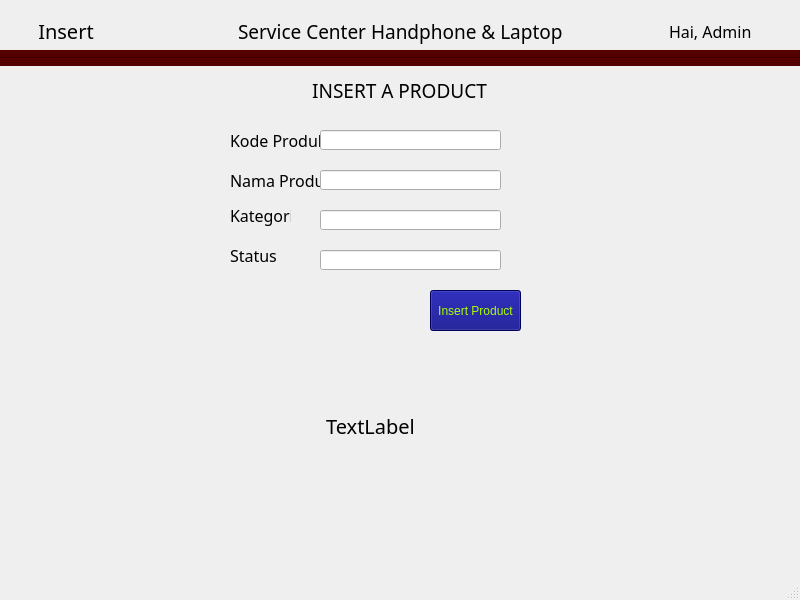
<?xml version="1.0" encoding="UTF-8"?>
<ui version="4.0">
 <class>Insert_Product</class>
 <widget class="QMainWindow" name="Insert_Product">
  <property name="geometry">
   <rect>
    <x>0</x>
    <y>0</y>
    <width>800</width>
    <height>600</height>
   </rect>
  </property>
  <property name="windowTitle">
   <string>MainWindow</string>
  </property>
  <widget class="QWidget" name="centralwidget">
   <widget class="QWidget" name="layoutWidget">
    <property name="geometry">
     <rect>
      <x>0</x>
      <y>10</y>
      <width>801</width>
      <height>42</height>
     </rect>
    </property>
    <layout class="QHBoxLayout" name="horizontalLayout">
     <item>
      <widget class="QLabel" name="label_3">
       <property name="font">
        <font>
         <family>Lucida Calligraphy</family>
         <pointsize>15</pointsize>
        </font>
       </property>
       <property name="text">
        <string>Insert</string>
       </property>
       <property name="alignment">
        <set>Qt::AlignCenter</set>
       </property>
      </widget>
     </item>
     <item>
      <spacer name="horizontalSpacer_2">
       <property name="orientation">
        <enum>Qt::Horizontal</enum>
       </property>
       <property name="sizeType">
        <enum>QSizePolicy::Fixed</enum>
       </property>
       <property name="sizeHint" stdset="0">
        <size>
         <width>100</width>
         <height>20</height>
        </size>
       </property>
      </spacer>
     </item>
     <item>
      <widget class="QLabel" name="label_2">
       <property name="font">
        <font>
         <family>Imprint MT Shadow</family>
         <pointsize>14</pointsize>
        </font>
       </property>
       <property name="text">
        <string>Service Center Handphone &amp; Laptop</string>
       </property>
      </widget>
     </item>
     <item>
      <spacer name="horizontalSpacer">
       <property name="orientation">
        <enum>Qt::Horizontal</enum>
       </property>
       <property name="sizeType">
        <enum>QSizePolicy::Minimum</enum>
       </property>
       <property name="sizeHint" stdset="0">
        <size>
         <width>100</width>
         <height>20</height>
        </size>
       </property>
      </spacer>
     </item>
     <item>
      <widget class="QLabel" name="label">
       <property name="font">
        <font>
         <family>Lucida Calligraphy</family>
         <pointsize>12</pointsize>
        </font>
       </property>
       <property name="text">
        <string>Hai, Admin</string>
       </property>
      </widget>
     </item>
    </layout>
   </widget>
   <widget class="Line" name="line">
    <property name="geometry">
     <rect>
      <x>0</x>
      <y>50</y>
      <width>801</width>
      <height>16</height>
     </rect>
    </property>
    <property name="sizePolicy">
     <sizepolicy hsizetype="Fixed" vsizetype="Fixed">
      <horstretch>0</horstretch>
      <verstretch>0</verstretch>
     </sizepolicy>
    </property>
    <property name="font">
     <font>
      <pointsize>8</pointsize>
     </font>
    </property>
    <property name="styleSheet">
     <string notr="true">
background-color: rgb(85, 0, 0);</string>
    </property>
    <property name="lineWidth">
     <number>1</number>
    </property>
    <property name="orientation">
     <enum>Qt::Horizontal</enum>
    </property>
   </widget>
   <widget class="QWidget" name="verticalLayoutWidget">
    <property name="geometry">
     <rect>
      <x>-1</x>
      <y>70</y>
      <width>801</width>
      <height>41</height>
     </rect>
    </property>
    <layout class="QVBoxLayout" name="verticalLayout">
     <item>
      <widget class="QLabel" name="label_4">
       <property name="font">
        <font>
         <family>Imprint MT Shadow</family>
         <pointsize>14</pointsize>
        </font>
       </property>
       <property name="text">
        <string>INSERT A PRODUCT</string>
       </property>
       <property name="alignment">
        <set>Qt::AlignCenter</set>
       </property>
      </widget>
     </item>
    </layout>
   </widget>
   <widget class="QLabel" name="label_5">
    <property name="geometry">
     <rect>
      <x>230</x>
      <y>200</y>
      <width>61</width>
      <height>31</height>
     </rect>
    </property>
    <property name="font">
     <font>
      <family>Iskoola Pota</family>
      <pointsize>12</pointsize>
     </font>
    </property>
    <property name="text">
     <string>Kategori</string>
    </property>
   </widget>
   <widget class="QLabel" name="label_6">
    <property name="geometry">
     <rect>
      <x>230</x>
      <y>130</y>
      <width>101</width>
      <height>21</height>
     </rect>
    </property>
    <property name="font">
     <font>
      <family>Iskoola Pota</family>
      <pointsize>12</pointsize>
     </font>
    </property>
    <property name="text">
     <string>Kode Produk</string>
    </property>
   </widget>
   <widget class="QLineEdit" name="lineEdit_kd">
    <property name="geometry">
     <rect>
      <x>320</x>
      <y>130</y>
      <width>181</width>
      <height>20</height>
     </rect>
    </property>
   </widget>
   <widget class="QLabel" name="label_7">
    <property name="geometry">
     <rect>
      <x>230</x>
      <y>170</y>
      <width>101</width>
      <height>21</height>
     </rect>
    </property>
    <property name="font">
     <font>
      <family>Iskoola Pota</family>
      <pointsize>12</pointsize>
     </font>
    </property>
    <property name="text">
     <string>Nama Produk</string>
    </property>
   </widget>
   <widget class="QLineEdit" name="lineEdit_nama">
    <property name="geometry">
     <rect>
      <x>320</x>
      <y>170</y>
      <width>181</width>
      <height>20</height>
     </rect>
    </property>
   </widget>
   <widget class="QLabel" name="label_8">
    <property name="geometry">
     <rect>
      <x>230</x>
      <y>240</y>
      <width>61</width>
      <height>31</height>
     </rect>
    </property>
    <property name="font">
     <font>
      <family>Iskoola Pota</family>
      <pointsize>12</pointsize>
     </font>
    </property>
    <property name="text">
     <string>Status</string>
    </property>
   </widget>
   <widget class="QLineEdit" name="lineEdit_status">
    <property name="geometry">
     <rect>
      <x>320</x>
      <y>250</y>
      <width>181</width>
      <height>20</height>
     </rect>
    </property>
   </widget>
   <widget class="QPushButton" name="btn_insert">
    <property name="geometry">
     <rect>
      <x>430</x>
      <y>290</y>
      <width>91</width>
      <height>41</height>
     </rect>
    </property>
    <property name="styleSheet">
     <string notr="true">background-color: rgb(0, 0, 127);
color: rgb(170, 255, 0);</string>
    </property>
    <property name="text">
     <string>Insert Product</string>
    </property>
   </widget>
   <widget class="QWidget" name="horizontalLayoutWidget">
    <property name="geometry">
     <rect>
      <x>220</x>
      <y>370</y>
      <width>301</width>
      <height>111</height>
     </rect>
    </property>
    <layout class="QHBoxLayout" name="horizontalLayout_2">
     <item>
      <widget class="QLabel" name="berhasil">
       <property name="font">
        <font>
         <family>Imprint MT Shadow</family>
         <pointsize>15</pointsize>
        </font>
       </property>
       <property name="text">
        <string>TextLabel</string>
       </property>
       <property name="alignment">
        <set>Qt::AlignCenter</set>
       </property>
      </widget>
     </item>
    </layout>
   </widget>
   <widget class="QLineEdit" name="lineEdit_kategori">
    <property name="geometry">
     <rect>
      <x>320</x>
      <y>210</y>
      <width>181</width>
      <height>20</height>
     </rect>
    </property>
   </widget>
  </widget>
  <widget class="QMenuBar" name="menubar">
   <property name="geometry">
    <rect>
     <x>0</x>
     <y>0</y>
     <width>800</width>
     <height>21</height>
    </rect>
   </property>
  </widget>
  <widget class="QStatusBar" name="statusbar"/>
 </widget>
 <resources/>
 <connections/>
</ui>
